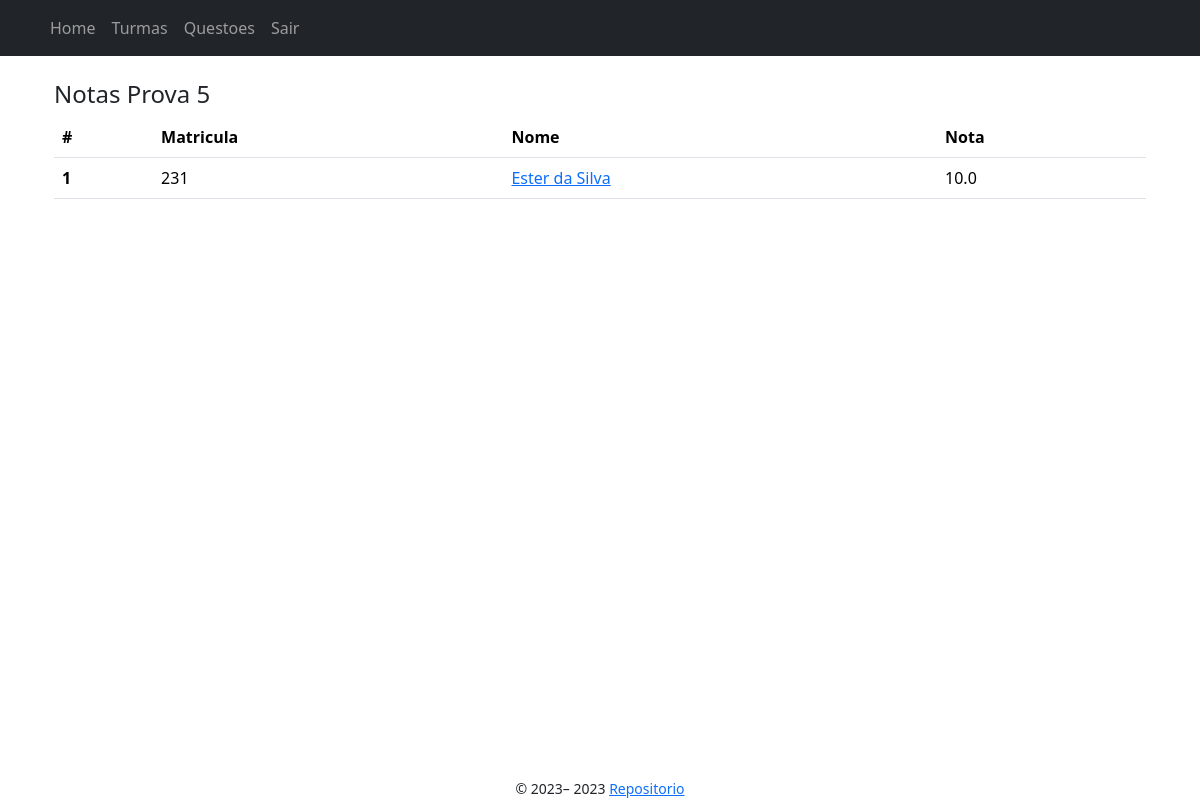
Before: /turmas/1/exames/5/notas (signed in) with the older database file.
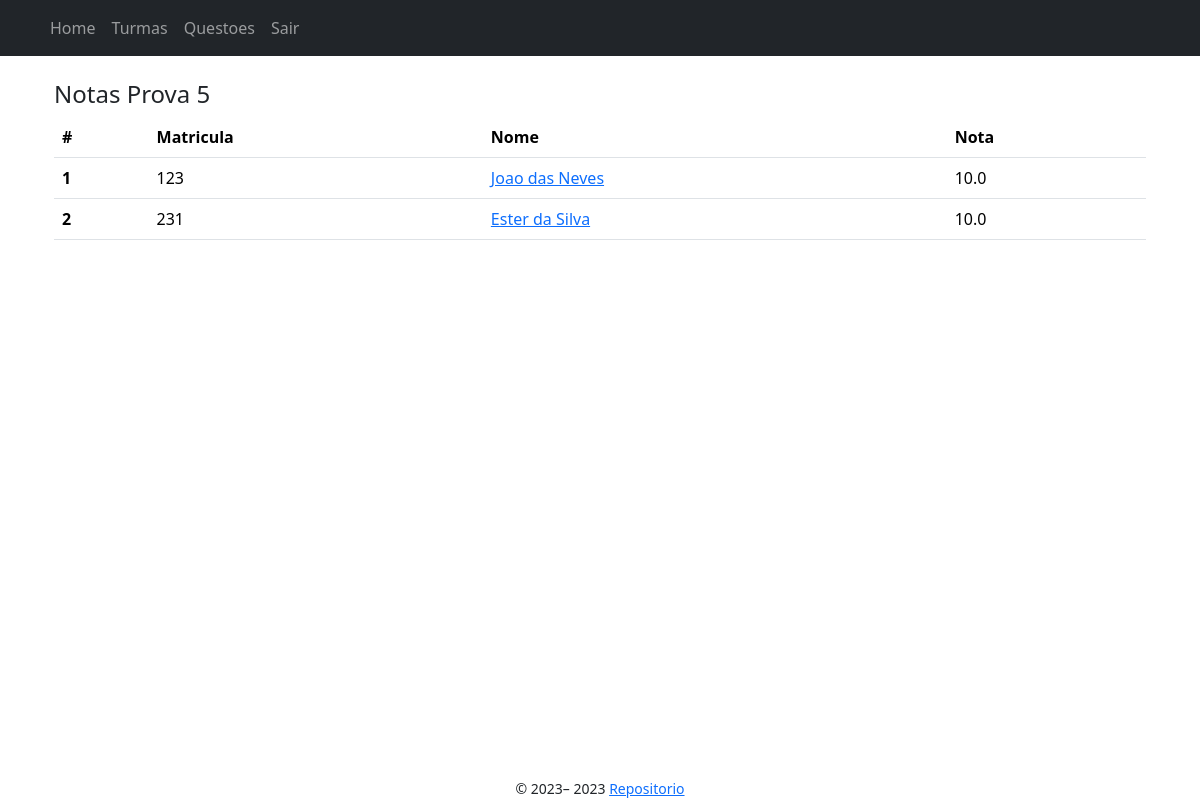
After: the same page with the newer database file.
### app/models/professor.py (models this page shows, shortened)
class Professor(Usuario):
    __tablename__ = "professor"
    id = db.Column(db.Integer, db.ForeignKey('usuario.id'), primary_key=True)
    turmas = db.relationship('Turma', backref='prof_turmas', lazy=True) #1 to N
    questoes = db.relationship('Questao', backref='prof_questoes', lazy=True) #1 to N
    exames = db.relationship('Exame', backref='prof_exames', lazy=True) #1 to N

### app/models/exame.py (models this page shows, shortened)
class Exame(db.Model):
    __tablename__ = "exame"
    id = db.Column(db.Integer, primary_key=True)
    data_inicio = db.Column(db.DateTime, nullable=True)
    data_fim = db.Column(db.DateTime, nullable=True)
    nome = db.Column(db.String(255))
    nota_exame = db.Column(db.Float)
    professor_id = db.Column(db.Integer, db.ForeignKey('professor.id'), nullable=False)
    turma_id = db.Column(db.Integer, db.ForeignKey('turma.id'), nullable=False)
    notas = db.relationship('NotasExames', backref='exame_notas') #1 to N
    respostas = db.relationship('RespostaQuestaoExame', backref='exame_respostas') #1 to N
    questoes = db.relationship("QuestaoExame", back_populates="exame", cascade="all, delete-orphan") # N to N

### app/models/notas_exame.py (models this page shows, shortened)
class NotasExames(db.Model):
    __tablename__ = "notas_exames"
    exame_id = db.Column(db.Integer, db.ForeignKey('exame.id'), primary_key=True)
    estudante_id = db.Column(db.Integer, db.ForeignKey('estudante.id'), primary_key=True)
    nota_exame_estudante = db.Column(db.Float)

### app/models/usuario.py (models this page shows, shortened)
class Usuario(UserMixin,db.Model):
    id = db.Column(db.Integer, primary_key=True)
    nome = db.Column(db.String(150), nullable=False)
    matricula = db.Column(db.String(15), unique=True, nullable=False)
    email = db.Column(db.String(100), unique=True, nullable=False)
    senha = db.Column(db.String(200), nullable=False)
    tipo_usuario = db.Column(
        Enum("estudante", "professor", name="tipo_usuario"), nullable=False)

### app/controllers/exames_controller.py (the view)
@bp.route("<int:exame_id>/notas", methods=['GET'])
@login_required
def notas(turma_id: int, exame_id: int) -> render_template:
    if current_user.tipo_usuario == "estudante":
        flash("Você não tem permissão realizar esta operação")
        return redirect(url_for("turmas.show", turma_id=turma_id))
    notas_exame = db.session.query(NotasExames, Estudante).join(Estudante).filter(NotasExames.exame_id == exame_id).all()
    exame = Exame.query.filter_by(id=exame_id).first()
    return render_template("exames/notas_exame.jinja2", notas_exame=notas_exame, exame=exame, turma_id=turma_id)

### app/templates/exames/notas_exame.jinja2 (shortened to what this page needs)
{% extends "./base.jinja2" %}
{% from 'bootstrap5/utils.html' import render_icon %}
{% block content %}
<div class="container">
    <h4> Notas {{ exame.nome }}</h4>
    <table class="table">
        <thead>
            <tr>
            <th scope="col">#</th>
            <th scope="col">Matricula</th>
            <th scope="col">Nome</th>
            <th scope="col">Nota</th>
            </tr>
        </thead>
        <tbody>
            {% for nota_exame, estudante in notas_exame %}
                <tr>
                <th scope="row">{{loop.index}}</th>
                <td> {{ estudante.matricula }} </td>
                <td> <a href="{{ url_for('turmas.exames.resposta_exame', turma_id=turma_id, exame_id=exame.id, estudante_id=estudante.id) }}">
                    {{ estudante.nome }}
                    </a>
                </td>
                <td> {{ nota_exame.nota_exame_estudante }}</td>
                </tr>
            {% endfor %}
        </tbody>
    </table>
</div>
{% endblock %}

### app/templates/base.jinja2 (shortened to what this page needs)
{% from 'bootstrap5/utils.html' import render_messages %}
{% from 'bootstrap5/form.html' import render_form %}
{% from 'bootstrap5/nav.html' import render_nav_item, render_breadcrumb_item %}
<!doctype html>
<html lang="en">
<head>
    {% block head %}
    {% block styles %}
    {{ bootstrap.load_css() }}
    <link rel="stylesheet" type="text/css" href="{{ url_for('static', filename='css/style.css') }}">
    {% endblock %}
    {% endblock %}
</head>
<body>
    <head>
        {% if current_user.is_authenticated %}
            <nav class="navbar navbar-expand-lg navbar-dark bg-dark mb-4">
                <div class="container">
                    <div class="collapse navbar-collapse" id="navbarSupportedContent">
                        <ul class="navbar-nav mr-auto">
                            {{ render_nav_item("index.index", "Home") }}
                            {{ render_nav_item("turmas.index", "Turmas") }}
                            {% if current_user.tipo_usuario == "professor" %}
                                {{ render_nav_item("questoes.index", "Questoes", professor_id=current_user.id) }}
                            {% endif %}
                            {{ render_nav_item("auth.logout", "Sair") }}
                        </ul>
                    </div>
                </div>
            </nav>
        {% endif %}
    </head>
    <main class="container">
        {% block content %}{% endblock %}
    </main>
    <footer class="text-center">
        {% block footer %}
        <small> &copy; 2023–
            <a href="https://github.com/zeroCass/unb-web" target="_blank">Repositorio</a>
        </small>
        {% endblock %}
    </footer>
</body>
</html>

### app/static/css/style.css (style rules this page uses)
* { box-sizing: border-box; margin: 0; padding: 0; }
body { display: grid; min-height: 100vh; min-width: 100vw; grid-template-columns: 1fr; grid-template-rows: auto 1fr auto; grid-template-areas: "header" "main" "footer"; }
main { grid-area: main; }
footer { grid-area: footer; }

Changed rows visible on the page:
added NotasExames: matricula "123", nome "Joao das Neves", nota_exame_estudante "10.0"
